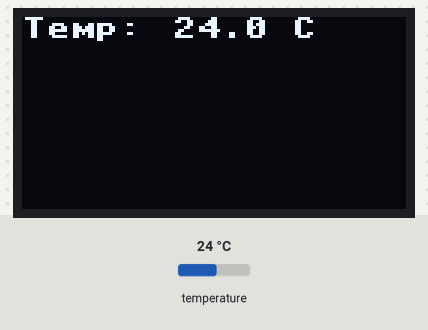
This program was run on a simulated ESP8266 board running MicroPython. Shown: 128×64 one-colour display. Inputs (shaded band) come from the test bench; at power-on: temperature 24 °C. What the program prints to the serial console is not drawn.

Above: at 1.2 s.
1.3 s: temperature set to 12 °C
At 3.8 s:
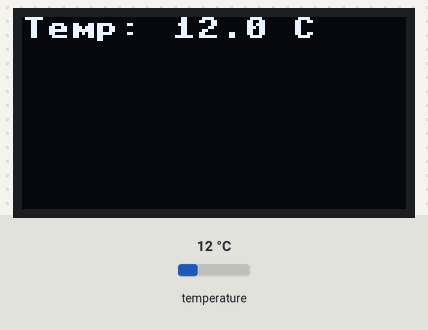
4.7 s: temperature set to 19 °C
7.8 s: temperature set to 28 °C
At 9.9 s:
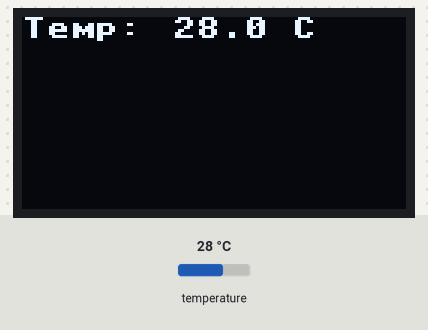
Timing chart, 0 to 11.4 s (numbered marks = the images above; inputs shaded):
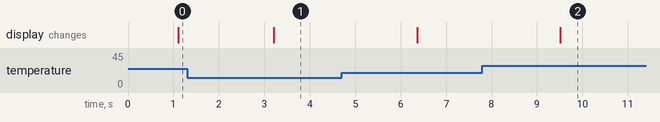

Measured:
- after the input at 1.3 s, the display: changes after 1.9 s (image 1)
- after the input at 7.8 s, the display: changes after 1.7 s (image 2)

The program:

ds18b20.py
```python
from machine import Pin, SoftI2C
from time import sleep
import onewire
import time, ds18x20
import ssd1306

GanimedeE12 = 0
GanimedeE32 = 1
BOARD = GanimedeE12

if BOARD is GanimedeE12:
    # ESP8266 Pin assignment
    i2c = SoftI2C(scl=Pin(5), sda=Pin(4))

oled_width = 128
oled_height = 64
oled = ssd1306.SSD1306_I2C(oled_width, oled_height, i2c)

ow = onewire.OneWire(Pin(2))
ds = ds18x20.DS18X20(ow)

while True:
    roms = ds.scan()
    ds.convert_temp()
    time.sleep_ms(1000)
    # Only one sensor attached
    temp = ds.read_temp(roms[0])
    print(temp)
    temp_str = str(temp)
    oled.fill(0)
    oled.text('Temp: ', 0, 0)
    oled.text(temp_str + ' C', 50, 0)
    oled.show()
```
